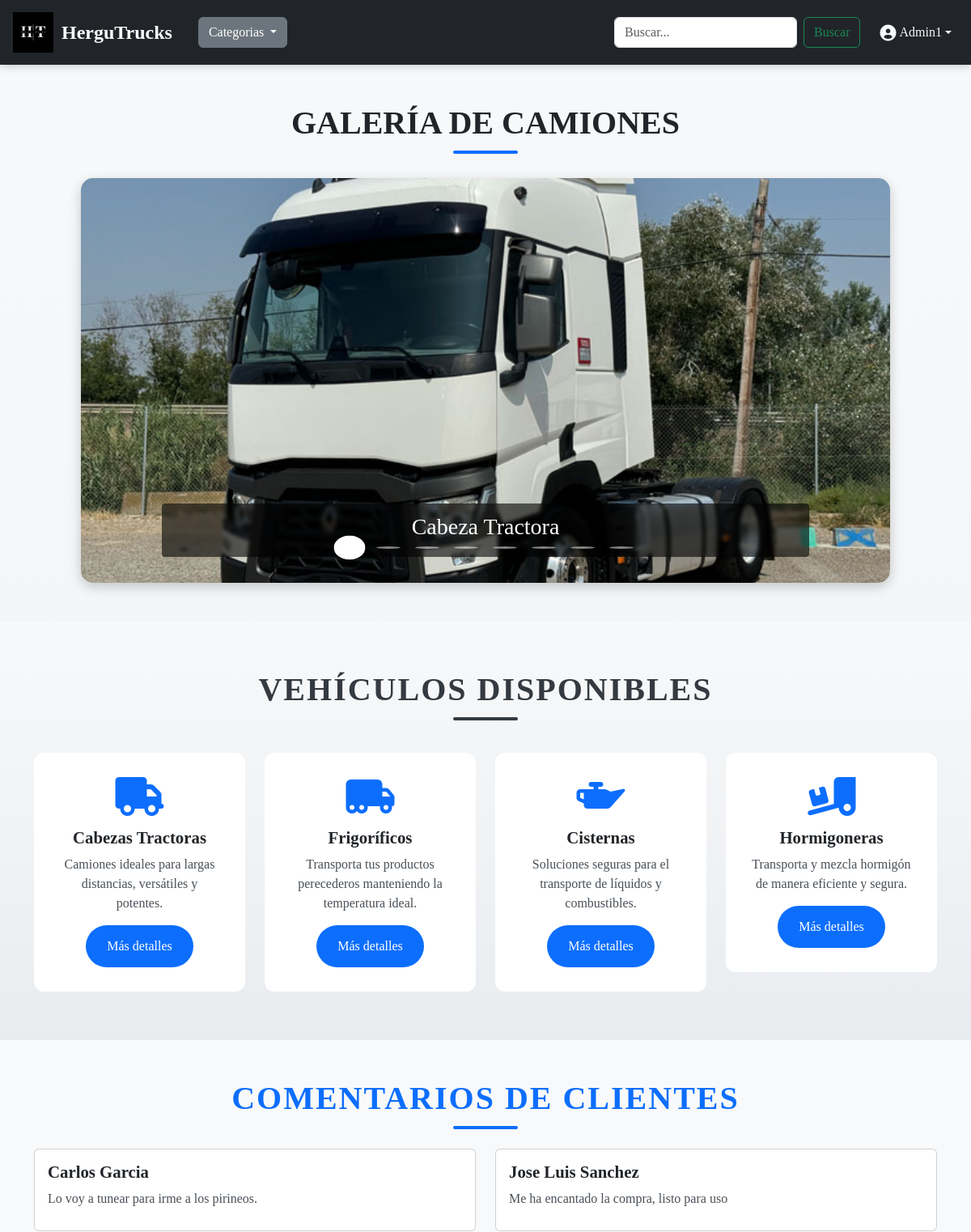
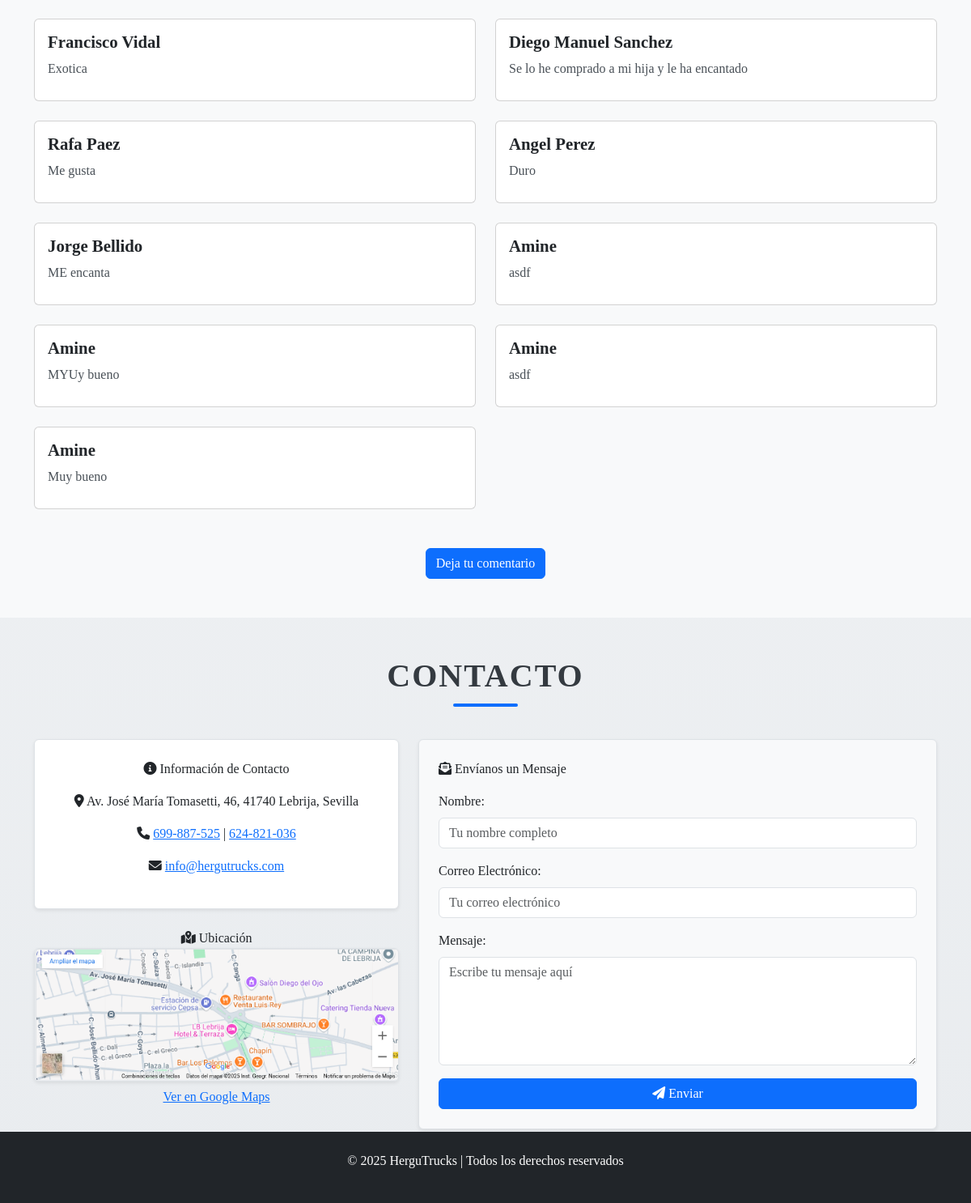
The app's page /comentarios/ (signed in) with its own data (2 pictures, top to bottom).
### app/models.py (models this page shows, shortened)
class ClienteComentario(models.Model):
    nombre = models.CharField(max_length=100)
    email = models.EmailField(default='example@ejemplo.com')  # Valor por defecto
    comentario = models.TextField()
    aprobado = models.BooleanField(default=False)  # Campo booleano para aprobación
    fecha_creacion = models.DateTimeField(auto_now_add=True)  # Fecha de creación

### app/views.py (the view)
# urls.py: path('comentarios/', views.lista_comentarios, name='lista_comentarios'),
def lista_comentarios(request):
    comentarios = ClienteComentario.objects.all().order_by('-fecha_creacion')  # Cambié 'fecha' por 'fecha_creacion'
    return render(request, 'app/lista_comentarios.html', {'comentarios': comentarios})

### app/templates/app/lista_comentarios.html (shortened to what this page needs)
{% extends 'app/index.html' %}
{% block content %}
<section class="py-5 bg-light">
    <div class="container">
        <h2 class="section-title text-primary text-center mb-4">Comentarios de clientes</h2>
        {% if comentarios %}
            <div class="row">
                {% for comentario in comentarios %}
                    <div class="col-md-6 mb-4">
                        <div class="card">
                            <div class="card-body">
                                <h5 class="card-title">{{ comentario.nombre }}</h5>
                                <p class="card-text">{{ comentario.comentario }}</p>
                            </div>
                        </div>
                    </div>
                {% endfor %}
            </div>
        {% else %}
            <p class="text-center">Aún no hay comentarios.</p>
        {% endif %}
        <div class="text-center mt-4">
            <a href="{% url 'agregar_comentario' %}" class="btn btn-primary">Deja tu comentario</a>
        </div>
    </div>
</section>
{% endblock %}

### app/templates/app/index.html (shortened to what this page needs)
<!DOCTYPE html>
<html lang="es">
<head>
    {% load static %}
    <link href="https://cdn.jsdelivr.net/npm/bootstrap@5.3.0/dist/css/bootstrap.min.css" rel="stylesheet">
    <link rel="stylesheet" href="https://cdnjs.cloudflare.com/ajax/libs/font-awesome/6.0.0/css/all.min.css">
</head>
<body>
<nav class="navbar navbar-expand-lg navbar-dark bg-dark px-3">
    <a class="navbar-brand d-flex align-items-center" href="{% url 'index' %}">
        <img src="{% static 'img/Hergutrucks.png' %}" alt="HerguTrucks Logo" style="height: 50px; margin-right: 10px;">
        <span class="fw-bold" style="font-size: 1.5rem;">HerguTrucks</span>
    </a>
    <div class="dropdown ms-3">
        <button class="btn btn-secondary dropdown-toggle" type="button" id="navbarDropdown" data-bs-toggle="dropdown" aria-expanded="false">
            Categorias
        </button>
    </div>
    <div class="collapse navbar-collapse justify-content-end" id="navbarNav">
        <ul class="navbar-nav align-items-center">
            {% if user.is_authenticated %}
                <li class="nav-item">
                    <form class="d-flex me-3" action="{% url 'buscar' %}" method="GET">
                        <input class="form-control me-2 navbar-search" type="search" name="q" placeholder="Buscar..." aria-label="Buscar">
                        <button class="btn btn-outline-success" type="submit">Buscar</button>
                    </form>
                    </li>
                <li class="nav-item dropdown">
                    <a class="nav-link dropdown-toggle text-light d-flex align-items-center" href="#" id="userDropdown" role="button" data-bs-toggle="dropdown" aria-expanded="false">
                        <i class="fas fa-user-circle fa-lg me-1"></i> {{ user.username }}
                    </a>
                </li>
            {% endif %}
        </ul>
    </div>
</nav>
    <section class="py-5">
        <div class="container">
            <h2 class="galeria-camiones">Galería de Camiones</h2>
            <div id="carouselExample" class="carousel slide carousel-fade" data-bs-ride="carousel" data-bs-interval="3000">
                <div class="carousel-indicators">
                    <button type="button" data-bs-target="#carouselExample" data-bs-slide-to="0" class="active" aria-label="Ir al primer slide"></button>
                    <button type="button" data-bs-target="#carouselExample" data-bs-slide-to="1" aria-label="Ir al segundo slide"></button>
                    <button type="button" data-bs-target="#carouselExample" data-bs-slide-to="2" aria-label="Ir al tercer slide"></button>
                    <button type="button" data-bs-target="#carouselExample" data-bs-slide-to="3" aria-label="Ir al cuarto slide"></button>
                    <button type="button" data-bs-target="#carouselExample" data-bs-slide-to="4" aria-label="Ir al quinto slide"></button>
                    <button type="button" data-bs-target="#carouselExample" data-bs-slide-to="5" aria-label="Ir al sexto slide"></button>
                    <button type="button" data-bs-target="#carouselExample" data-bs-slide-to="6" aria-label="Ir al séptimo slide"></button>
                    <button type="button" data-bs-target="#carouselExample" data-bs-slide-to="7" aria-label="Ir al octavo slide"></button>
                </div>
                <div class="carousel-inner">
                    <div class="carousel-item active">
                        <img src="{% static 'img/mg1.png' %}" class="d-block w-100" alt="Megacamión">
                        <div class="carousel-caption">
                            <h3>Cabeza Tractora</h3>
                        </div>
                    </div>
                </div>
            </div>
        </div>
    </section>
<section class="vehiculos-disponibles">
    <div class="container">
        <h2 class="text-center">Vehículos Disponibles</h2>
        <div class="row">
            <div class="col-md-3">
                <div class="card card-custom">
                    <div class="card-body card-body-custom">
                        <i class="fas fa-truck"></i>
                        <h3 class="card-title h3-style">Cabezas Tractoras</h3>
                        <p class="card-text">Camiones ideales para largas distancias, versátiles y potentes.</p>
                        <a href="{% url 'cabezas' %}" class="btn btn-custom">Más detalles</a>
                    </div>
                </div>
            </div>
            <div class="col-md-3">
                <div class="card card-custom">
                    <div class="card-body card-body-custom">
                        <i class="fas fa-truck-moving"></i>
                        <h3 class="card-title h5-style">Frigoríficos</h3>
                        <p class="card-text">Transporta tus productos perecederos manteniendo la temperatura ideal.</p>
                        <a href="{% url 'frigorifico' %}" class="btn btn-custom">Más detalles</a>
                    </div>
                </div>
            </div>
            <div class="col-md-3">
                <div class="card card-custom">
                    <div class="card-body card-body-custom">
                        <i class="fas fa-oil-can"></i>
                        <h3 class="card-title h5-style">Cisternas</h3>
                        <p class="card-text">Soluciones seguras para el transporte de líquidos y combustibles.</p>
                        <a href="{% url 'cisterna' %}" class="btn btn-custom">Más detalles</a>
                    </div>
                </div>
            </div>
            <div class="col-md-3">
                <div class="card card-custom">
                    <div class="card-body card-body-custom">
                        <i class="fas fa-truck-loading"></i>
                        <h3 class="card-title h5-style">Hormigoneras</h3>
                        <p class="card-text">Transporta y mezcla hormigón de manera eficiente y segura.</p>
                        <a href="{% url 'hormigonera' %}" class="btn btn-custom">Más detalles</a>
                    </div>
                </div>
            </div>
        </div>
    </div>
</section>
{% block content %}{% endblock %}
<div class="container mt-5">
    <h2 class="contacto">Contacto</h2>
    <div class="row">
        <div class="col-lg-5 mb-4">
            <div class="contact-info text-center p-4 border rounded shadow-sm bg-light">
                <div class="mb-3"><i class="fas fa-info-circle"></i> Información de Contacto</div>
                <p><i class="fas fa-map-marker-alt"></i> Av. José María Tomasetti, 46, 41740 Lebrija, Sevilla</p>
                <p><i class="fas fa-phone"></i> <a href="tel:699887525">699-887-525</a> | <a href="tel:624821036">624-821-036</a></p>
                <p><i class="fas fa-envelope"></i> <a href="mailto:info@hergutrucks.com">info@hergutrucks.com</a></p>
            </div>
            <div class="map mt-4 text-center">
                <div><i class="fas fa-map-marked-alt"></i> Ubicación</div>
                <div class="border rounded shadow-sm overflow-hidden">
                    <a href="https://www.google.es/maps/search/herbi+lebrija/" target="_blank">
                        <img src="{% static 'img/mapa-estatico.png' %}" alt="Mapa de ubicación de HerguTrucks" style="width: 100%; max-height: 250px; object-fit: cover;">
                    </a>
                </div>
                <a href="https://www.google.es/maps/search/herbi+lebrija/" target="_blank" class="btn btn-link">Ver en Google Maps</a>
            </div>
        </div>
        <div class="col-lg-7">
            <div class="contact-form p-4 border rounded shadow-sm bg-light">
                <div class="mb-3"><i class="fas fa-envelope-open-text"></i> Envíanos un Mensaje</div>
                <form id="contactoForm">
                    <div class="mb-3">
                        <label for="nombre" class="form-label">Nombre:</label>
                        <input type="text" id="nombre" class="form-control" required placeholder="Tu nombre completo">
                    </div>
                    <div class="mb-3">
                        <label for="correo" class="form-label">Correo Electrónico:</label>
                        <input type="email" id="correo" class="form-control" required placeholder="Tu correo electrónico">
                    </div>
                    <div class="mb-3">
                        <label for="mensaje" class="form-label">Mensaje:</label>
                        <textarea id="mensaje" class="form-control" rows="5" required placeholder="Escribe tu mensaje aquí"></textarea>
                    </div>
                    <button type="submit" class="btn btn-primary w-100"><i class="fas fa-paper-plane"></i> Enviar</button>
                </form>
            </div>
        </div>
    </div>
</div>
<footer class="bg-dark text-white text-center py-4">
    <p>© 2025 HerguTrucks | Todos los derechos reservados</p>
</footer>
</body>
</html>

### app/templates/app/index.html (style rules this page uses)
body { font-family: 'Courirer'; background: linear-gradient(to bottom, #f8f9fa, #e9ecef); color: #212529; margin: 0; padding: 0; }
.navbar { background-color: #343a40; padding: 10px 20px; box-shadow: 0 2px 10px rgba(0, 0, 0, 0.2); }
.galeria-camiones { font-size: 2.5rem; font-weight: bold; color: #212529; text-align: center; margin-bottom: 30px; text-transform: uppercase; position: relative; }
.galeria-camiones::after { content: ""; width: 80px; height: 4px; background: #0d6efd; display: block; margin: 10px auto 0; border-radius: 2px; }
.carousel { max-width: 1000px; margin: 0 auto; border-radius: 15px; overflow: hidden; box-shadow: 0 5px 15px rgba(0,0,0,0.2); }
.carousel-item img { width: 100%; height: 500px; object-fit: cover; transition: transform 1.5s ease; }
.carousel-item.active img { transform: scale(1.03); }
.carousel-indicators { padding: 1rem 0; gap: 0.75rem; }
.carousel-indicators button { width: 12px; height: 12px; border-radius: 50%; background: rgba(255,255,255,0.5); border: none; transition: all 0.3s ease; position: relative; }
.carousel-indicators button::after { content: ''; position: absolute; top: -18px; left: -18px; right: -18px; bottom: -18px; }
.carousel-indicators .active { background: white; transform: scale(1.3); }
.carousel-caption { background: rgba(0,0,0,0.6); padding: 0.75rem 1.5rem; border-radius: 4px; bottom: 2rem; left: 50%; transform: translateX(-50%); width: 90%; max-width: 800px; font-size: 1.25rem; backdrop-filter: blur(2px); }
.vehiculos-disponibles { background: linear-gradient(to bottom, #f8f9fa, #e9ecef); padding: 60px 0; }
.vehiculos-disponibles h2 { font-size: 2.5rem; font-weight: bold; color: #343a40; text-transform: uppercase; letter-spacing: 2px; margin-bottom: 40px; position: relative; }
.vehiculos-disponibles h2::after { content: ""; width: 80px; height: 4px; background-color: #343a40; display: block; margin: 10px auto 0; border-radius: 2px; }
.card-custom { border: none; border-radius: 12px; overflow: hidden; transition: transform 0.3s ease, box-shadow 0.3s ease; background: #ffffff; }
.card-body-custom { padding: 30px; text-align: center; }
.card-body-custom i { font-size: 3rem; color: #0d6efd; margin-bottom: 15px; }
.card-title { font-size: 1.4rem; font-weight: bold; color: #343a40; }
.card-text { font-size: 1rem; color: #495057; }
.btn-custom { background-color: #0d6efd; color: #ffffff; padding: 12px 24px; border-radius: 30px; font-size: 1rem; transition: all 0.3s ease; border: 2px solid transparent; }
.section-title { font-size: 2.5rem; font-weight: bold; color: #343a40; text-transform: uppercase; letter-spacing: 2px; margin-bottom: 40px; position: relative; }
.section-title::after { content: ""; width: 80px; height: 4px; background: #0d6efd; display: block; margin: 10px auto 0; border-radius: 2px; }
.card-title { font-size: 1.3rem; font-weight: bold; color: #212529; }
.card-text { font-size: 1rem; color: #495057; margin-bottom: 15px; }
.contacto { font-size: 2.5rem; font-weight: bold; color: #343a40; text-transform: uppercase; text-align: center; letter-spacing: 2px; margin-bottom: 40px; position: relative; }
.contacto::after { content: ""; width: 80px; height: 4px; background: #0d6efd; display: block; margin: 10px auto 0; border-radius: 2px; }
.contact-info { background-color: #ffffff !important; border-color: #dee2e6 !important; }
.contact-info a { color: #0d6efd !important; text-decoration: underline; }
footer { background-color: #212529; color: white; padding: 20px 0; text-align: center; }

### records on screen
ClienteComentario: nombre "Carlos Garcia", comentario "Lo voy a tunear para irme a los pirineos."
ClienteComentario: nombre "Jose Luis Sanchez", comentario "Me ha encantado la compra, listo para uso"
ClienteComentario: nombre "Francisco Vidal", comentario "Exotica"
ClienteComentario: nombre "Diego Manuel Sanchez", comentario "Se lo he comprado a mi hija y le ha encantado"
ClienteComentario: nombre "Rafa Paez", comentario "Me gusta"
ClienteComentario: nombre "Angel Perez", comentario "Duro"
ClienteComentario: nombre "Jorge Bellido", comentario "ME encanta"
ClienteComentario: nombre "Amine", comentario "asdf"
ClienteComentario: nombre "Amine", comentario "MYUy bueno"
ClienteComentario: nombre "Amine", comentario "asdf"
ClienteComentario: nombre "Amine", comentario "Muy bueno"

### other values on screen
{{ user.username }} "Admin1"
